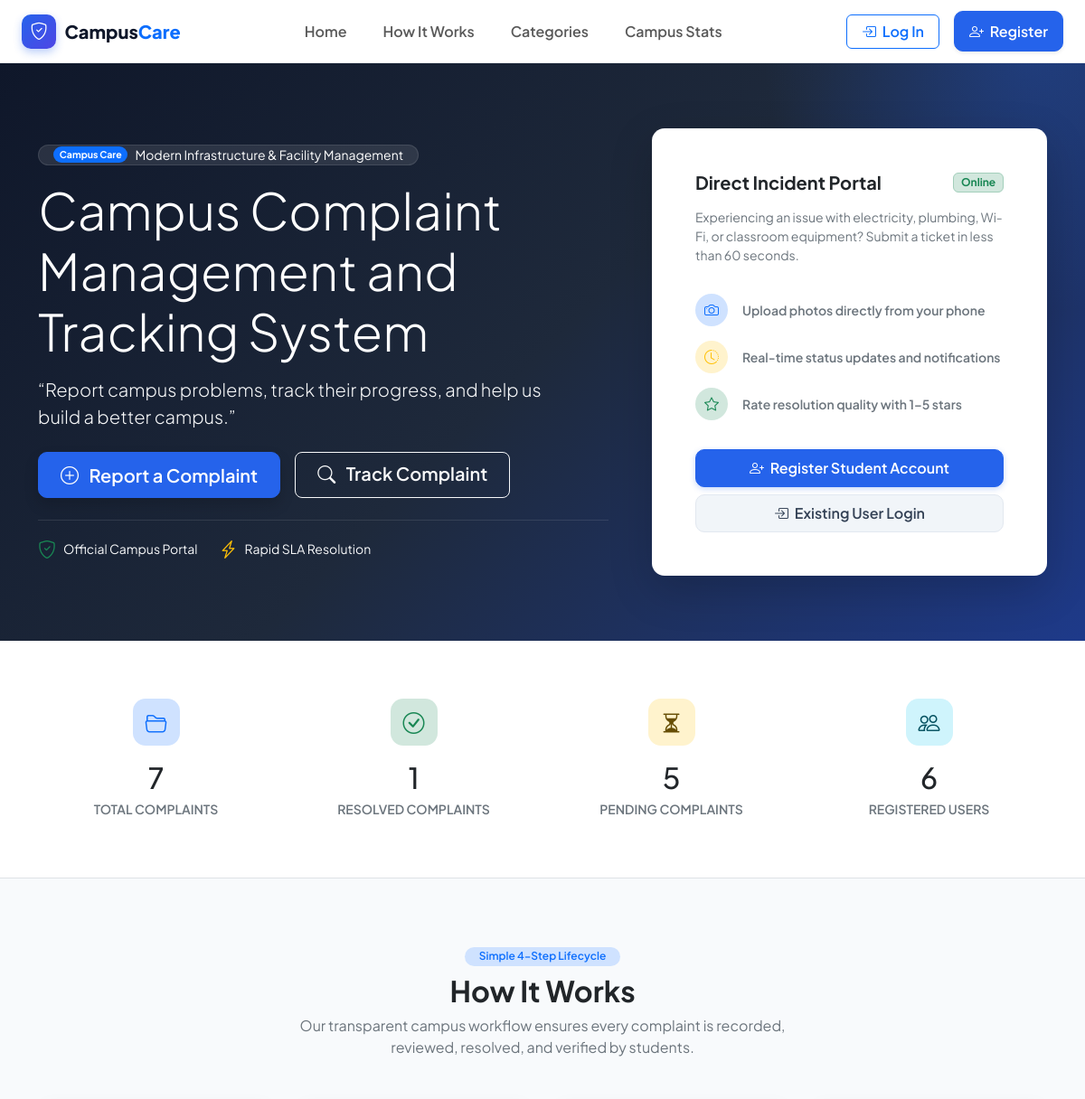
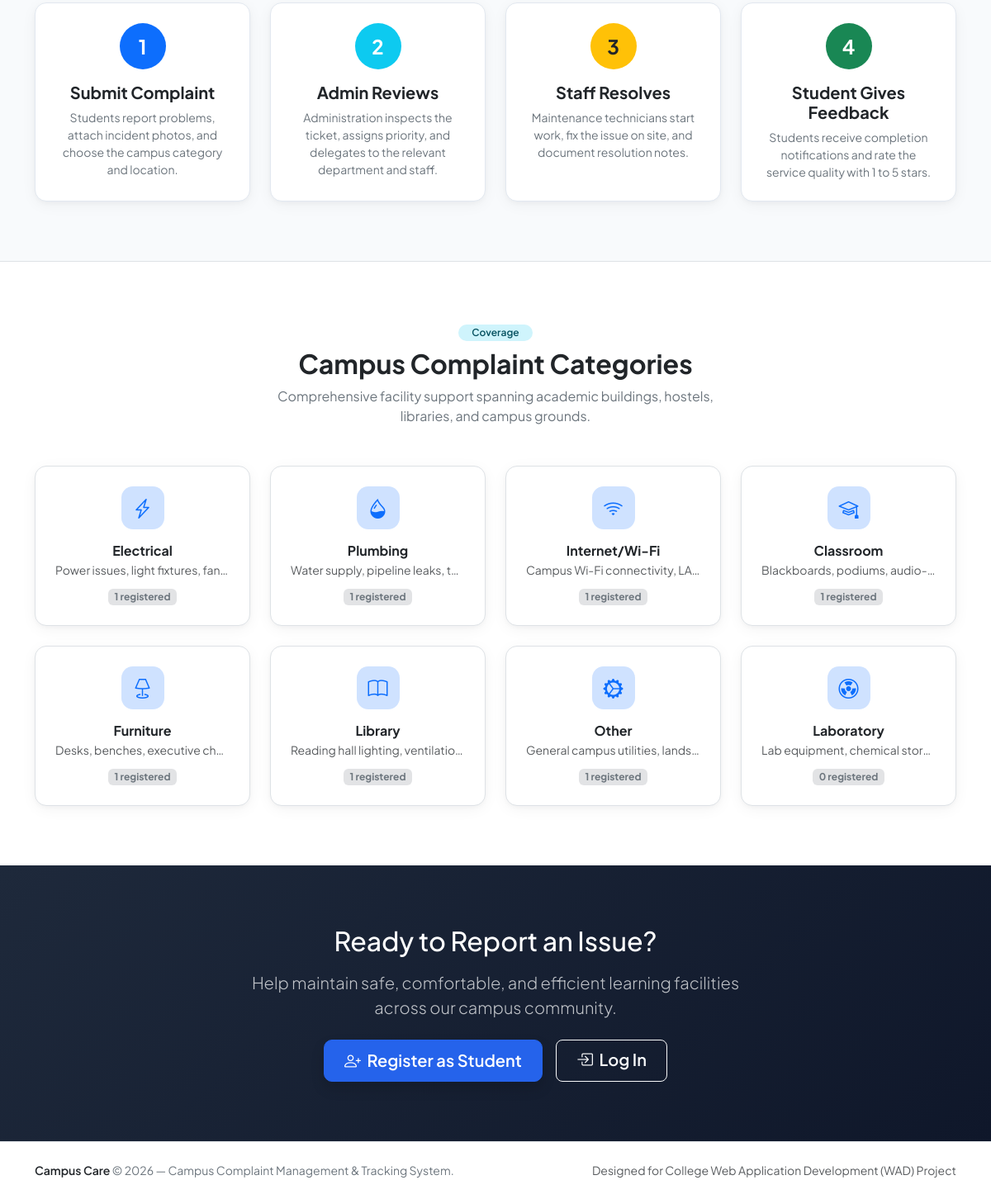
The page / on the database its author committed (2 pictures, top to bottom).
### tables this page shows
CREATE TABLE `categories` (
  `id` INT AUTO_INCREMENT PRIMARY KEY,
  `name` VARCHAR(100) NOT NULL UNIQUE,
  `description` TEXT NULL,
  `created_at` TIMESTAMP DEFAULT CURRENT_TIMESTAMP
);

### index.php (the view, shortened to what the rows shown need)
<?php
require_once __DIR__ . '/includes/header.php';
$totalComplaints = 0;
$resolvedComplaints = 0;
$pendingComplaints = 0;
$registeredUsers = 0;
$categories = [];
if (isset($pdo)) {
    try {
        $totalComplaints = (int) $pdo->query("SELECT COUNT(*) FROM complaints")->fetchColumn();
        $resolvedComplaints = (int) $pdo->query("SELECT COUNT(*) FROM complaints WHERE status = 'Resolved'")->fetchColumn();
        $pendingComplaints = (int) $pdo->query("SELECT COUNT(*) FROM complaints WHERE status NOT IN ('Resolved', 'Rejected', 'Closed')")->fetchColumn();
        $registeredUsers = (int) $pdo->query("SELECT COUNT(*) FROM users WHERE status = 'active'")->fetchColumn();
        $catStmt = $pdo->query("SELECT c.*, COUNT(cmp.id) as complaint_count FROM categories c LEFT JOIN complaints cmp ON c.id = cmp.category_id GROUP BY c.id ORDER BY complaint_count DESC LIMIT 8");
        $categories = $catStmt->fetchAll();
    } catch (Exception $e) {
    }
}
function getCategoryIcon(string $name): string {
    return match (strtolower($name)) {
        'electrical' => 'bi-lightning-charge',
        'plumbing' => 'bi-droplet-half',
        'internet/wi-fi', 'wi-fi', 'internet' => 'bi-wifi',
        'classroom' => 'bi-mortarboard',
        'laboratory' => 'bi-radioactive',
        'furniture' => 'bi-lamp',
        'cleaning' => 'bi-trash3',
        'restroom' => 'bi-badge-wc',
        'library' => 'bi-book',
        'canteen' => 'bi-cup-hot',
        'transportation' => 'bi-bus-front',
        'security' => 'bi-shield-shaded',
        default => 'bi-gear-wide-connected'
    };
}
?>
<section class="hero-gradient text-white py-5">
    <div class="container py-lg-4">
        <div class="row align-items-center g-5">
            <div class="col-lg-7">
                <h1 class="display-4 fw-extrabold lh-tight mb-3">
                    Campus Complaint Management and Tracking System
                </h1>
            </div>
        </div>
    </div>
</section>
<section id="stats" class="py-5 bg-white border-bottom">
    <div class="container">
        <div class="row g-4 text-center">
            <div class="col-6 col-md-3">
                <div class="p-3">
                    <h2 class="fw-extrabold text-dark mb-1"><?= number_format($totalComplaints) ?></h2>
                </div>
            </div>
            <div class="col-6 col-md-3">
                <div class="p-3">
                    <h2 class="fw-extrabold text-dark mb-1"><?= number_format($resolvedComplaints) ?></h2>
                </div>
            </div>
            <div class="col-6 col-md-3">
                <div class="p-3">
                    <h2 class="fw-extrabold text-dark mb-1"><?= number_format($pendingComplaints) ?></h2>
                </div>
            </div>
            <div class="col-6 col-md-3">
                <div class="p-3">
                    <h2 class="fw-extrabold text-dark mb-1"><?= number_format($registeredUsers) ?></h2>
                </div>
            </div>
        </div>
    </div>
</section>
<section id="how-it-works" class="py-5" style="background-color: var(--app-bg);">
    <div class="container py-4">
        <div class="text-center mb-5">
            <h2 class="fw-bold text-dark mt-2">How It Works</h2>
        </div>
    </div>
</section>
<section id="categories" class="py-5 bg-white border-top">
    <div class="container py-4">
        <div class="text-center mb-5">
            <h2 class="fw-bold text-dark mt-2">Campus Complaint Categories</h2>
        </div>
        <div class="row g-4">
            <?php if (!empty($categories)): ?>
                <?php foreach ($categories as $cat): ?>
                    <div class="col-6 col-md-4 col-lg-3">
                        <div class="app-card h-100 p-4 text-center app-card-hover border">
                            <div class="card-stat-icon bg-primary-subtle text-primary mx-auto mb-3">
                                <i class="bi <?= getCategoryIcon($cat['name']) ?>"></i>
                            </div>
                            <h6 class="fw-bold text-dark mb-1"><?= e($cat['name']) ?></h6>
                            <p class="text-muted small text-truncate mb-2"><?= e($cat['description']) ?></p>
                            <span class="badge bg-secondary-subtle text-secondary small">
                                <?= (int)$cat['complaint_count'] ?> registered
                            </span>
                        </div>
                    </div>
                <?php endforeach; ?>
            <?php else: ?>
                <div class="col-12 text-center text-muted py-4">
                    <p>Default categories will be loaded upon database setup.</p>
                </div>
            <?php endif; ?>
        </div>
    </div>
</section>
<section class="py-5" style="background: linear-gradient(135deg, #1E293B, #0F172A); color: white;">
    <div class="container text-center py-4">
        <h2 class="fw-extrabold mb-3">Ready to Report an Issue?</h2>
    </div>
</section>
<?php require_once __DIR__ . '/includes/footer.php'; ?>

### rows shown on the page
categories: name "Electrical", description "Power issues, light fixtures, fan…", complaint_count "1"
categories: name "Plumbing", description "Water supply, pipeline leaks, t…", complaint_count "1"
categories: name "Internet/Wi-Fi", description "Campus Wi-Fi connectivity, LA…", complaint_count "1"
categories: name "Classroom", description "Blackboards, podiums, audio-…", complaint_count "1"
categories: name "Furniture", description "Desks, benches, executive ch…", complaint_count "1"
categories: name "Library", description "Reading hall lighting, ventilatio…", complaint_count "1"
categories: name "Other", description "General campus utilities, lands…", complaint_count "1"
categories: name "Laboratory", description "Lab equipment, chemical stor…", complaint_count "0"

### other values the page prints
$totalComplaints "7"
$resolvedComplaints "1"
$pendingComplaints "5"
$registeredUsers "6"
